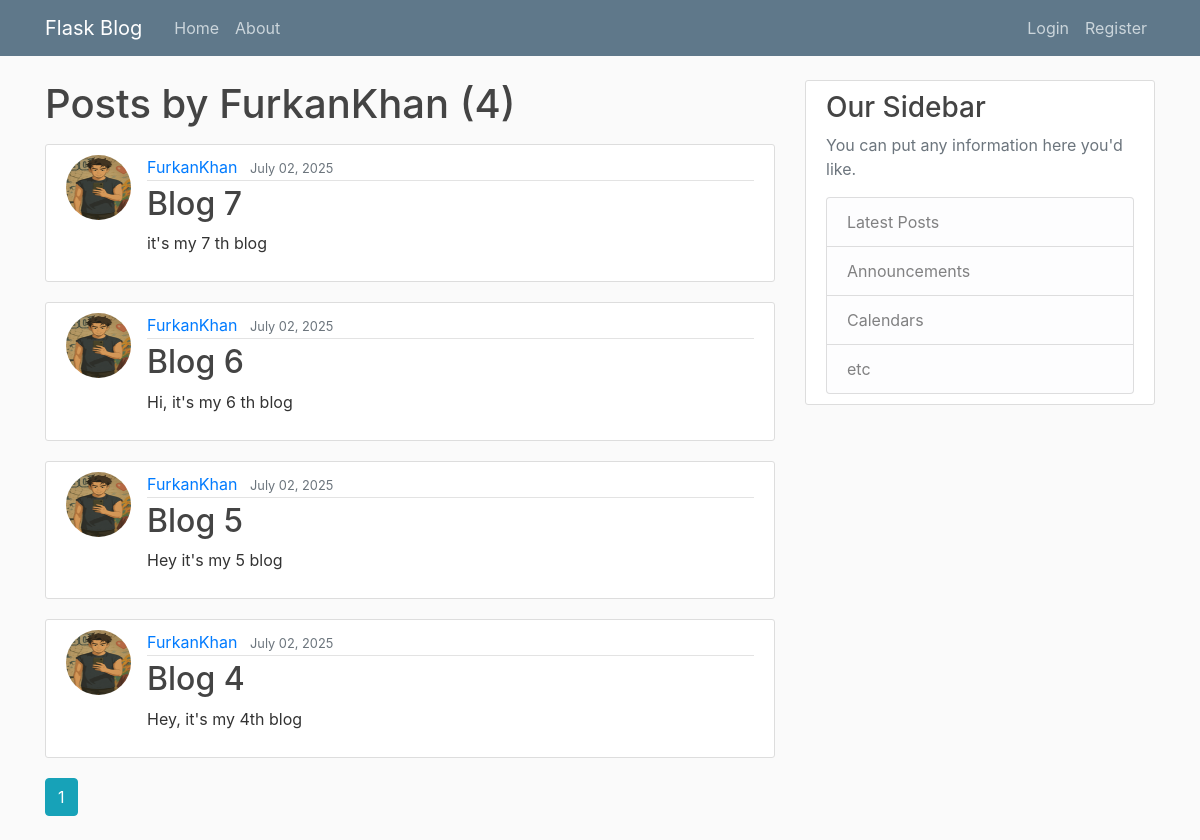
The page /user/FurkanKhan on the database its author committed.
### flaskblog/models.py (models this page shows, shortened)
class User(db.Model, UserMixin):
    id = db.Column(db.Integer, primary_key=True)
    username = db.Column(db.String(20), unique=True, nullable=False)
    email = db.Column(db.String(120), unique=True, nullable=False)
    image_file = db.Column(db.String(20), nullable=False, default='default.jpg')
    password = db.Column(db.String(60), nullable=False)
    posts = db.relationship('Post', backref='author', lazy=True)

class Post(db.Model):
    id = db.Column(db.Integer, primary_key=True)
    title = db.Column(db.String(100), nullable=False)
    date_posted = db.Column(db.DateTime, nullable=False, default=datetime.utcnow)
    content = db.Column(db.Text, nullable=False)
    user_id = db.Column(db.Integer, db.ForeignKey('user.id'), nullable=False)

### flaskblog/routes.py (the view)
@app.route("/user/<string:username>")
def user_posts(username):
    page = request.args.get('page', 1, type=int)
    user = User.query.filter_by(username=username).first_or_404()
    posts = Post.query.filter_by(author=user).order_by(Post.date_posted.desc()).paginate(page=page, per_page=5)
    return render_template('user_posts.html', posts=posts, user=user)

### flaskblog/templates/user_posts.html
{% extends "layout.html" %}
{% block content %}
  <h1 class="mb-3">Posts by {{ user.username }} ({{ posts.total }})</h1>
  {% for post in posts.items %}
  <article class="media content-section">
    <img class="rounded-circle article-img" src="{{ url_for('static', filename='profile_pic/' + post.author.image_file) }}">
    <div class="media-body">
      <div class="article-metadata">
        <a class="mr-2" href="{{ url_for('user_posts', username=post.author.username) }}">{{ post.author.username }}</a>
        <small class="text-muted">{{ post.date_posted.strftime('%B %d, %Y') }}</small>
      </div>
      <h2><a class="article-title" href="{{ url_for('post', post_id=post.id) }}">{{ post.title }}</a></h2>
      <p class="article-content">{{ post.content }}</p>
    </div>
  </article>
  {% endfor %}
  {% for page_num in posts.iter_pages(left_edge=1, right_edge=1, left_current=1, right_current=2) %}
    {% if page_num %}
      {% if posts.page == page_num %}
        <a class="btn btn-info mb-4" href="{{ url_for('user_posts', username=user.username, page=page_num) }}">{{ page_num }}</a>
      {% else %}
        <a class="btn btn-outline-info mb-4" href="{{ url_for('user_posts', username=user.username, page=page_num) }}">{{ page_num }}</a>
      {% endif %}
    {% else %}
      ...
    {% endif %}
  {% endfor %}
{% endblock content %}

### flaskblog/static/main.css (style rules this page uses)
body { background: #fafafa; color: #333333; margin-top: 5rem; }
h1, h2, h3, h4, h5, h6 { color: #444444; }
.content-section { background: #ffffff; padding: 10px 20px; border: 1px solid #dddddd; border-radius: 3px; margin-bottom: 20px; }
.article-title { color: #444444; }
.article-content { white-space: pre-line; }
.article-img { height: 65px; width: 65px; margin-right: 16px; }
.article-metadata { padding-bottom: 1px; margin-bottom: 4px; border-bottom: 1px solid #e3e3e3 }

### rows shown on the page
User: username "FurkanKhan"
Post: image_file (picture), author.username "FurkanKhan", date_posted "July 02, 2025", title "Blog 7", content "it's my 7 th blog"
Post: image_file (picture), author.username "FurkanKhan", date_posted "July 02, 2025", title "Blog 6", content "Hi, it's my 6 th blog"
Post: image_file (picture), author.username "FurkanKhan", date_posted "July 02, 2025", title "Blog 5", content "Hey it's my 5 blog"
Post: image_file (picture), author.username "FurkanKhan", date_posted "July 02, 2025", title "Blog 4", content "Hey, it's my 4th blog"

### other values the page prints
{{ posts.total }} "4"
{{ page_num }} "1"
